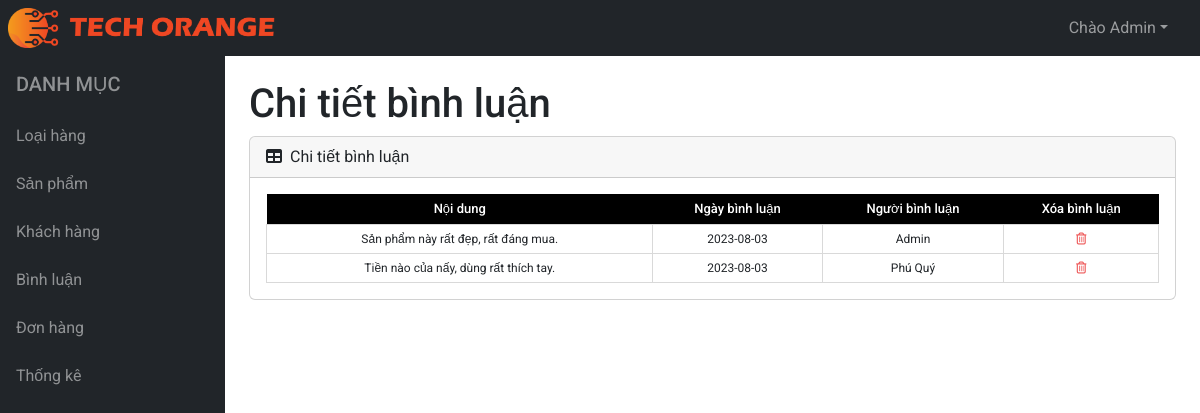
/admin/binh-luan/index.php?ma_san_pham=SP01, run on the app's committed database.
### tables this page shows
CREATE TABLE IF NOT EXISTS `binh_luan` (
 `ma_binh_luan` INT NOT NULL AUTO_INCREMENT,
 `ngay_binh_luan` DATE NOT NULL,
 `noi_dung` VARCHAR(300) NOT NULL,
 `ma_nguoi_dung` INT NOT NULL,
 `ma_san_pham` VARCHAR(11) NOT NULL,
 PRIMARY KEY (`ma_binh_luan`),
 CONSTRAINT `fk_binh_luan_nguoi_dung`
  FOREIGN KEY (`ma_nguoi_dung`)
  REFERENCES `nguoi_dung` (`ma_nguoi_dung`)
  ON DELETE CASCADE
  ON UPDATE NO ACTION,
 CONSTRAINT `fk_binh_luan_san_pham`
  FOREIGN KEY (`ma_san_pham`)
  REFERENCES `san_pham` (`ma_san_pham`)
  ON DELETE CASCADE
  ON UPDATE NO ACTION);

CREATE TABLE IF NOT EXISTS `nguoi_dung` (
 `ma_nguoi_dung` INT NOT NULL AUTO_INCREMENT,
 `so_dien_thoai` VARCHAR(11) NOT NULL,
 `mat_khau` VARCHAR(100) NOT NULL,
 `ho_ten` VARCHAR(45) NOT NULL,
 `email` VARCHAR(100) NOT NULL,
 `hinh_anh` VARCHAR(100) NULL,
 `dia_chi` VARCHAR(100) NOT NULL,
 `vai_tro` TINYINT(1) DEFAULT 0,
 `kich_hoat` TINYINT(1) DEFAULT 1,
 PRIMARY KEY (`ma_nguoi_dung`));

### admin/binh-luan/index.php (called while the page is built, shortened)
<?php
require "../../models/binh_luan.php";
extract($_REQUEST);
if (exist_param ("ma_san_pham",$_REQUEST)) {
    $items = binh_luan_select_by_ma_sp($ma_san_pham);
}else {
    $items = thong_ke_binh_luan();
    $VIEW_NAME = "list.php";
}
require "../layout.php";
?>

### models/pdo.php (called while the page is built, shortened)
<?php
function pdo_get_connection()
{
    $servername = "localhost";
    $dbname = "db_techorange";
    $username = "root";
    $password = "";
    try {
        $conn = new PDO("mysql:host=$servername;dbname=$dbname", $username, $password);
        $conn->setAttribute(PDO::ATTR_ERRMODE, PDO::ERRMODE_EXCEPTION);
        return $conn;
    } catch (PDOException $e) {
        echo "Connection failed: " . $e->getMessage();
    }
}
function pdo_query($sql)
{
    $sql_args = array_slice(func_get_args(), 1);
    try {
        $conn = pdo_get_connection();
        $stmt = $conn->prepare($sql);
        $stmt->execute($sql_args);
        $rows = $stmt->fetchAll();
        return $rows;
    } catch (PDOException $e) {
        echo "Error: " . $e->getMessage();
    } finally {
        unset($conn);
    }
}

### models/binh_luan.php (called while the page is built, shortened)
<?php
require_once 'pdo.php';
function binh_luan_select_by_ma_sp($ma_san_pham)
{
    $sql = "SELECT bl.*, ho_ten, hinh_anh FROM binh_luan bl, nguoi_dung kh WHERE bl.ma_nguoi_dung = kh.ma_nguoi_dung AND ma_san_pham = ? ORDER BY ngay_binh_luan DESC";
    return pdo_query($sql, $ma_san_pham);
}
?>

### admin/binh-luan/details.php (the view)
<main>
        <div class="container-fluid px-4">
            <h1 class="mt-4">Chi tiết bình luận</h1>
                        <div class="card mb-4">
                            <div class="card-header">
                                <i class="fas fa-table me-1"></i>
                                Chi tiết bình luận
                            </div>
                            <div class="card-body">
                                <table id="datatablesSimple">
                                    <thead>
                                        <tr>
                                            <th>Nội dung</th>
                                            <th>Ngày bình luận</th>
                                            <th>Người bình luận</th>
                                            <th>Xóa bình luận</th>
                                        </tr>
                                    </thead>
                                    <tbody>
                                        <?php
                                            foreach ($items as $item){
                                                extract($item);
                                        ?>
                                        <tr>
                                            <td><?=$noi_dung?></td>
                                            <td><?=$ngay_binh_luan?></td>
                                            <td><?=$ho_ten?></td>
                                            <td>
                                                <a href="index.php?btn_delete&ma_binh_luan=<?=$ma_binh_luan?>"><i class="fa-regular fa-trash-can" style="color: #ee5858;"></i></a>
                                            </td>
                                        </tr>
                                        <?php
                                            }
                                        ?>
                                    </tbody>
                                </table>
                            </div>
                        </div>
                    </div>
                </main>

### assets/css/style.css (style rules this page uses)
* { margin: 0; padding: 0; box-sizing: border-box; font-family: 'Roboto', sans-serif; }
a { text-decoration: none; }

### data on the page
binh_luan: noi_dung "Sản phẩm này rất đẹp, rất đáng mua.", ngay_binh_luan "2023-08-03", ma_nguoi_dung.ho_ten "Admin"
binh_luan: noi_dung "Tiền nào của nấy, dùng rất thích tay.", ngay_binh_luan "2023-08-03", ma_nguoi_dung.ho_ten "Phú Quý"
